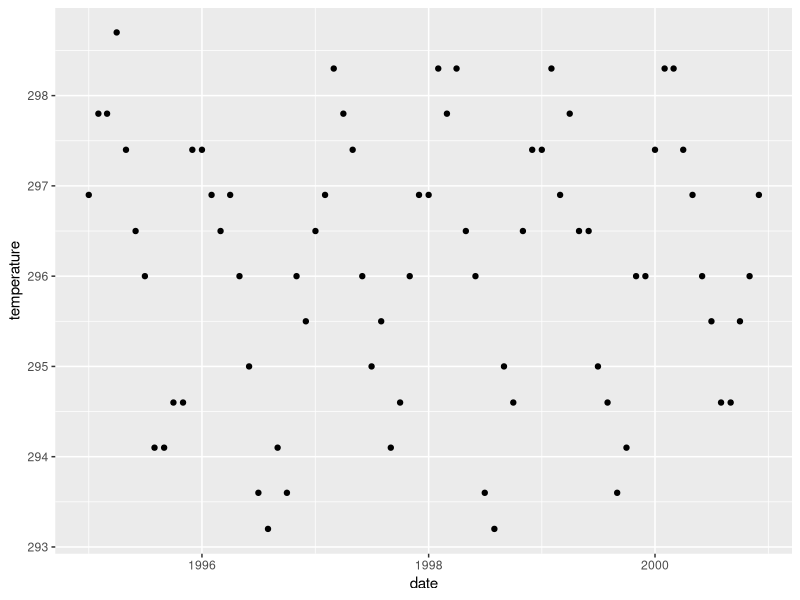
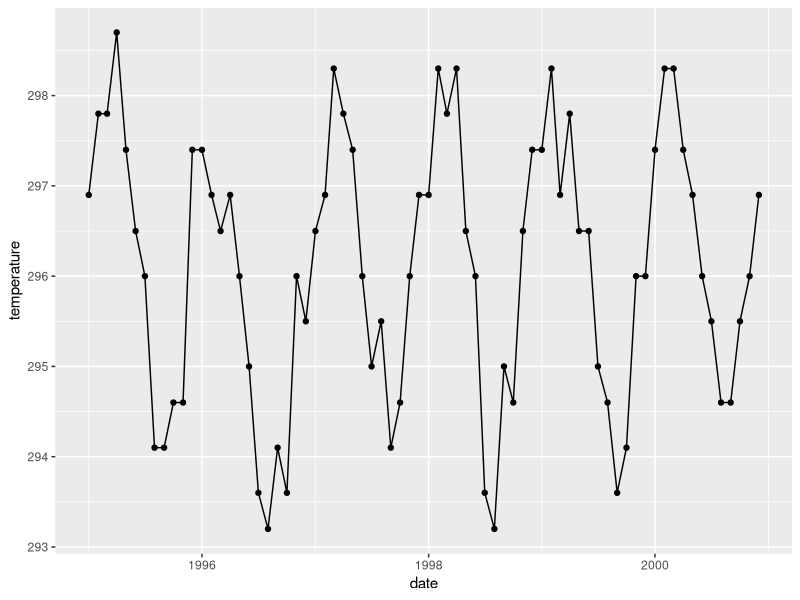
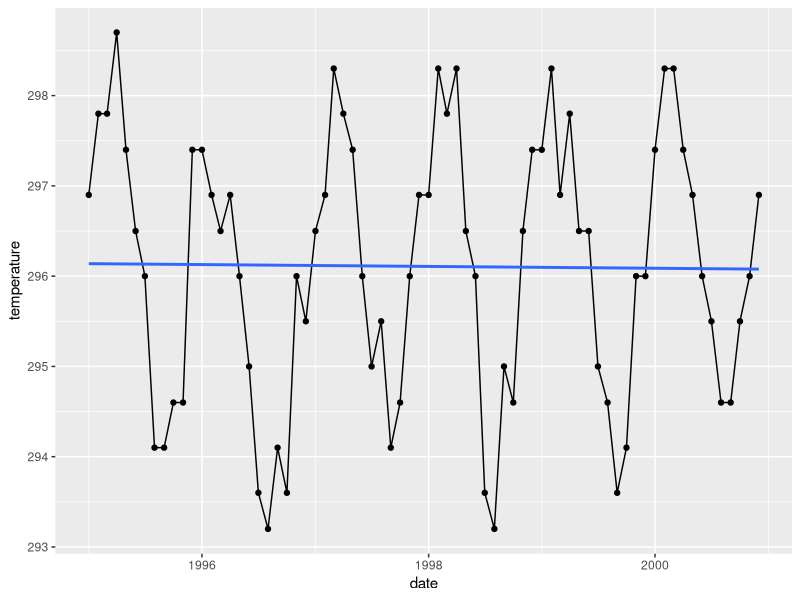
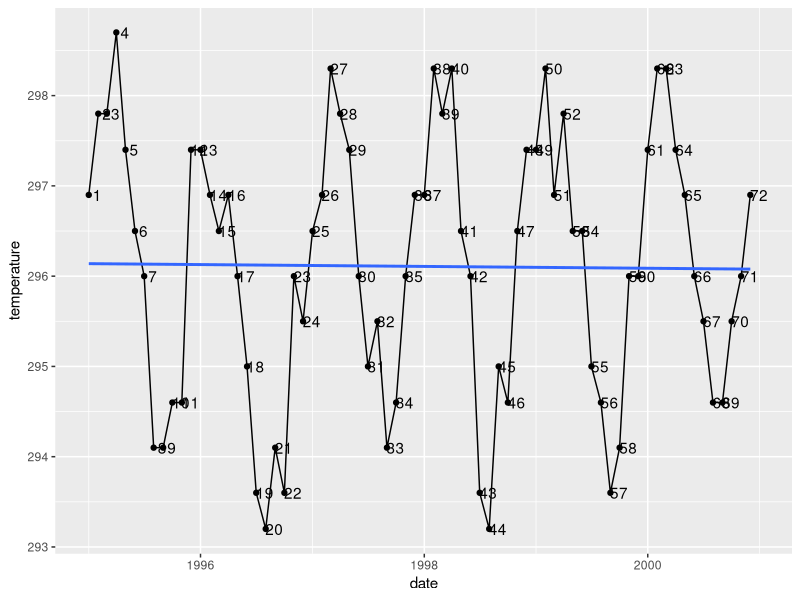
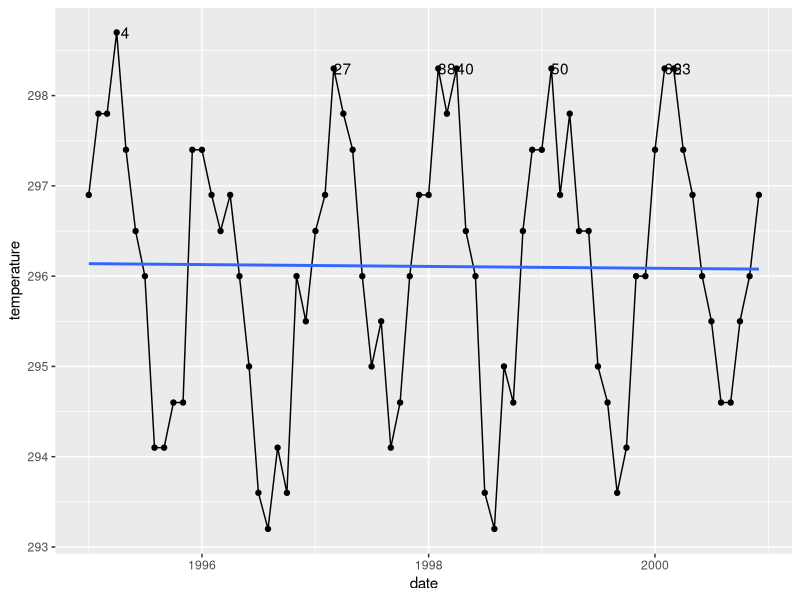
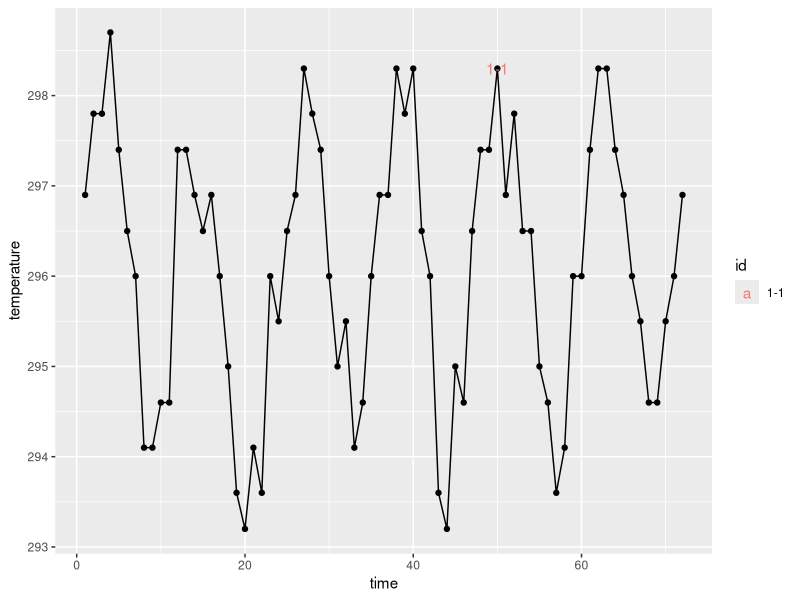
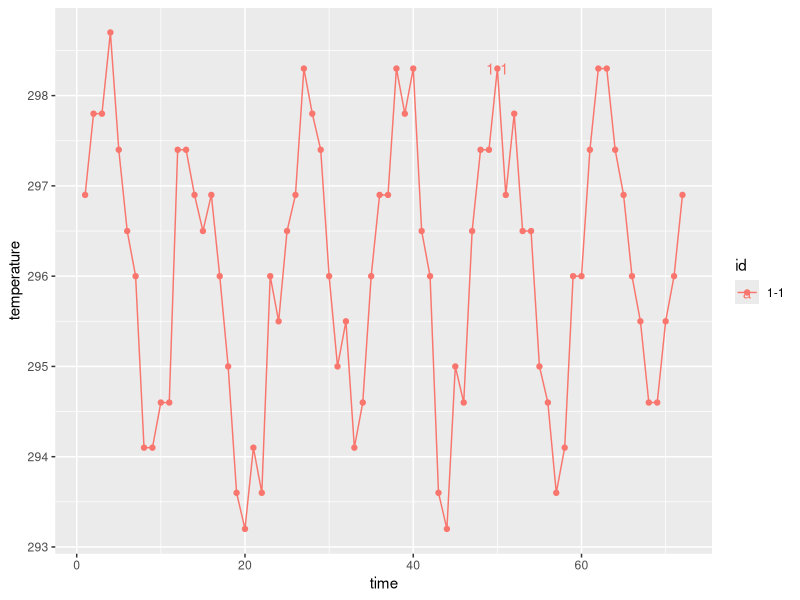

Write the R code that produced these figures, in order.
## ---- chunk 1
knitr::opts_chunk$set(echo = TRUE)
library(tidyverse)
library(lubridate)
## ---- chunk 2
data(nasa, package="GGally")
nasa %>% filter(id=="1-1") %>%
  ggplot(aes(x = date, y= temperature)) + geom_point()
## ---- chunk 3
nasa %>% filter(id=="1-1") %>%
  ggplot(aes(x = date, y= temperature)) + geom_point() +
  geom_line()
## ---- chunk 4
nasa %>% filter(id=="1-1") %>%
  ggplot(aes(x = date, y= temperature)) + geom_point() +
  geom_line() +
  geom_smooth(method="lm", se=FALSE)
## ---- chunk 5
nasa %>% filter(id=="1-1") %>%
  ggplot(aes(x = date, y= temperature)) + geom_point() +
  geom_line() +
  geom_smooth(method="lm", se=FALSE) +
  geom_text(aes(label = time, x = date+weeks(4)))
## ---- chunk 6
nasa %>% filter(id=="1-1") %>%
  ggplot(aes(x = date, y= temperature)) + geom_point() +
  geom_line() +
  geom_smooth(method="lm", se=FALSE) +
  geom_text(aes(label = time, x = date+weeks(4)),
            nasa %>% filter(id=="1-1", temperature > 298))
## ---- chunk 7
nasa %>% filter(id=="1-1") %>%
  ggplot(aes(x = time, y= temperature)) + geom_point() +
  geom_line() +
  geom_text(aes(label=id, colour=id),  
            data=nasa %>% filter(id=="1-1", time==50))
## ---- chunk 8
nasa %>% filter(id=="1-1") %>%
  ggplot(aes(x = time, y= temperature, colour=id)) + geom_point() +
  geom_line() +
  geom_text(aes(label=id), 
            data=nasa %>% filter(id=="1-1", time==50))
